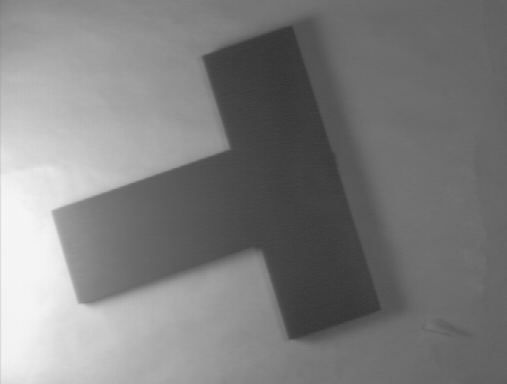
#> input picture Labwork 2/Resource/forme3.png, 507 x 384 px
$ python Thresh_with_histogram.py
#> lines starting #> are read from the running program, lines starting #| are printed output that depends on the picture; after the words box and inside, x2 and y2 are one past the last pixel; in counts of white or black regions, pixels touching at a corner belong together
import cv2 as cv
import sys
from matplotlib import pyplot as plt

forme3 = cv.imread(cv.samples.findFile("Resource/forme3.png"), cv.IMREAD_GRAYSCALE)
#> forme3 is the input picture: shape (384, 507); min 53, max 246, mean 126.3
plt.hist(forme3.ravel(), 256, [0, 256])
plt.show()
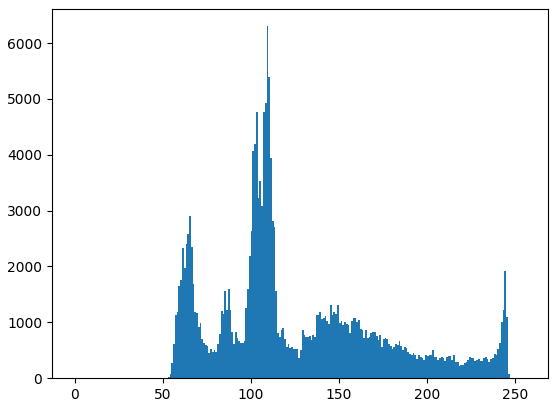
#> figure drawn by matplotlib, 1 panel; tallest bar 6301 high, from x = 109 to 110

ret, thresh_forme3 = cv.threshold(forme3, 90, 255, cv.THRESH_BINARY)
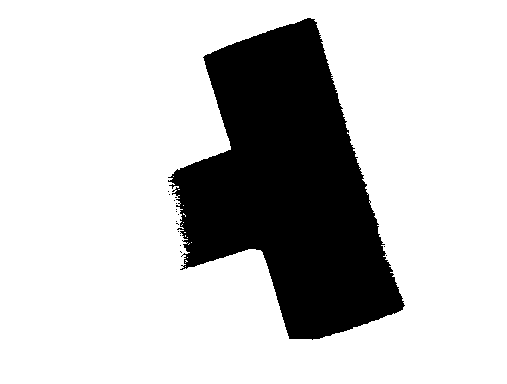
#> thresh_forme3: shape (384, 507); 78% white; 17 black regions (16 under 20 px), largest, box (x1, y1, x2, y2) and area: (168, 18, 405, 340) 42842
cv.imshow("Forme 3", thresh_forme3)

key = cv.waitKey(0)
#> (key q is pressed here)
if key == ord("q"):
    sys.exit()
#> (the program exits here)

$ run again, with Labwork 2/Resource/forme1.png copied over Labwork 2/Resource/forme3.png
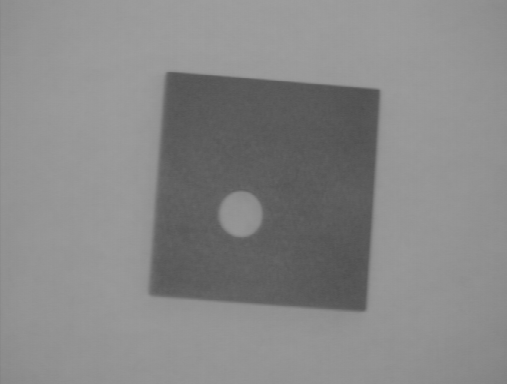
#> input picture Labwork 2/Resource/forme1.png, 507 x 384 px
#> forme3 is the input picture: shape (384, 507); min 77, max 159, mean 135.3
#> `plt.show()`:
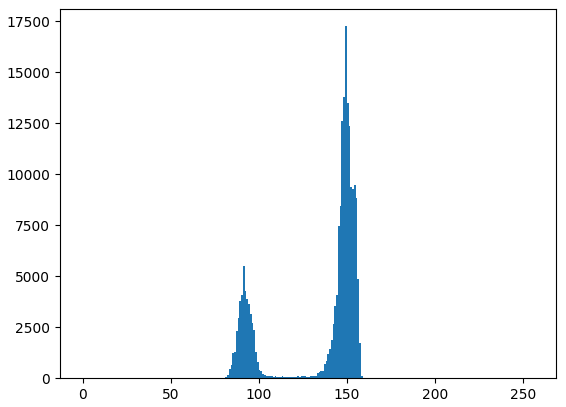
#> figure drawn by matplotlib, 1 panel; tallest bar 17263 high, from x = 149 to 150
#> `ret, thresh_forme3 = cv.threshold(forme3, 90, 255, cv.THRESH_BINARY)`:
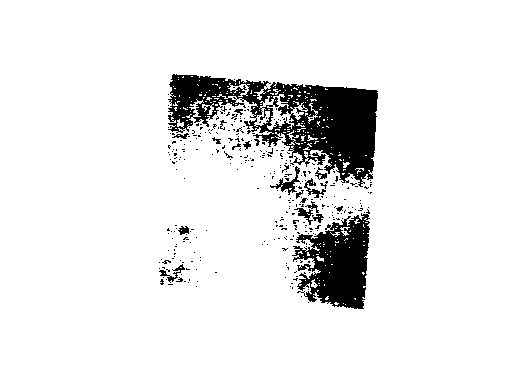
#> thresh_forme3: shape (384, 507); 91.3% white; 335 black regions (313 under 20 px), largest, box (x1, y1, x2, y2) and area: (168, 74, 378, 187) 10261, (292, 209, 370, 309) 4617, (270, 166, 300, 195) 215

$ run again, with Labwork 2/Resource/carreb.png copied over Labwork 2/Resource/forme3.png
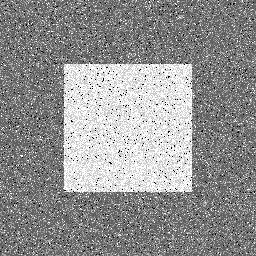
#> input picture Labwork 2/Resource/carreb.png, 256 x 256 px
#> forme3 is the input picture: shape (256, 256); min 0, max 255, mean 146.7
#> `plt.show()`:
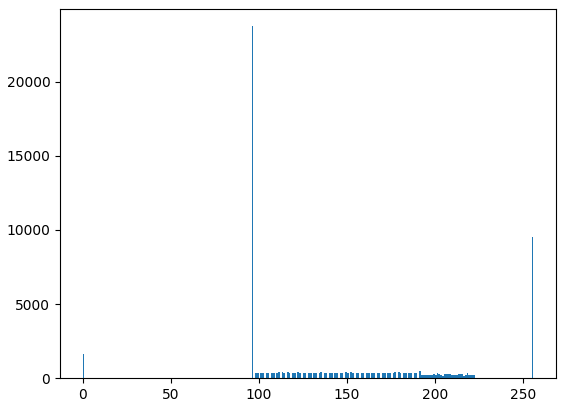
#> figure drawn by matplotlib, 1 panel; tallest bar 23743 high, from x = 96 to 97
#> `ret, thresh_forme3 = cv.threshold(forme3, 90, 255, cv.THRESH_BINARY)`:
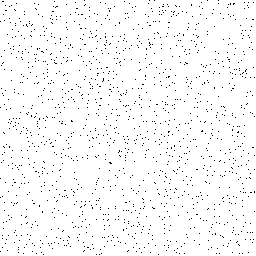
#> thresh_forme3: shape (256, 256); 97.6% white; black in thin lines or dots
